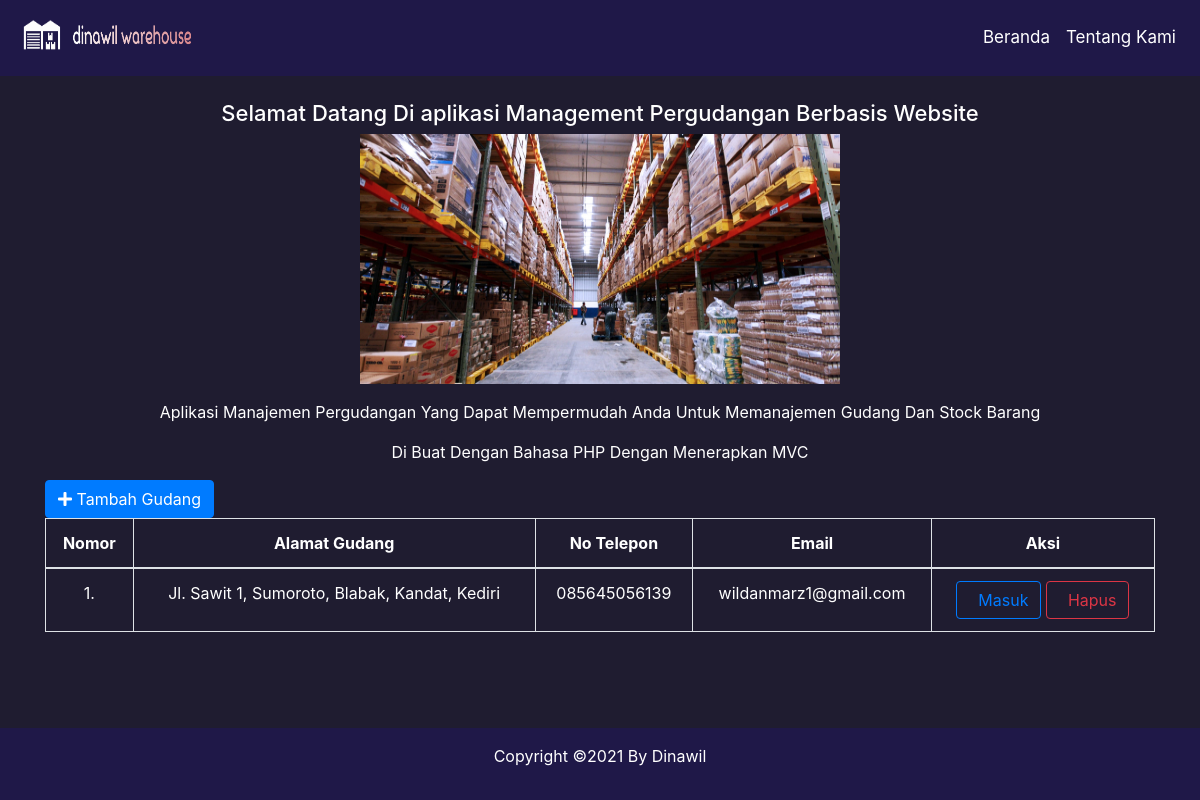
The page / on the database its author committed.
### tables this page shows
CREATE TABLE `bodegas` (
  `id` int(6) NOT NULL,
  `nomor` varchar(30) NOT NULL,
  `alamat` varchar(80) NOT NULL,
  `email` varchar(50) DEFAULT NULL,
  `telepon` varchar(20) DEFAULT NULL,
  `kontak` varchar(20) DEFAULT NULL,
  `kapasitas` varchar(20) DEFAULT NULL,
  `pendingin` int(1) DEFAULT 0,
  `pemanas` int(1) DEFAULT 0
);

### model/GenericModel.php (called while the page is built, shortened)
<?php
class GenericModel {
	protected $table = "";
    protected $conexion;
    public function __construct($conexion) {
		$this->conexion = $conexion;
    }
    public function getAll(){
        $consulta = $this->conexion->prepare("SELECT * FROM " . $this->table);
        $consulta->execute();
        $resultados = $consulta->fetchAll();
        $this->conexion = null;
        return $resultados;
    }
}
?>

### model/simpan.php (called while the page is built, shortened)
<?php
require_once  __DIR__ . "/GenericModel.php";
class Bodega extends GenericModel{
    public function __construct($conexion) {
        $this->table = TABLE_BODEGAS;
    }
}
?>

### core/koneksi.php (called while the page is built, shortened)
<?php
class Conectar{
    private $driver;
    private $host, $user, $pass, $database, $charset;
    public function __construct() {
        $this->driver=DB_DRIVER;
        $this->host=DB_HOST;
        $this->user=DB_USER;
        $this->pass=DB_PASS;
        $this->database=DB_DATABASE;
        $this->charset=DB_CHARSET;
    }
    public function conexion(){
        $bbdd = $this->driver .':host='. $this->host .  ';dbname=' . $this->database . ';charset=' . $this->charset;
        try {
            $connection = new PDO($bbdd, $this->user, $this->pass);
            $connection->setAttribute(PDO::ATTR_ERRMODE, PDO::ERRMODE_EXCEPTION);
            return $connection;
        } catch (PDOException $e) {
            throw new Exception('Ada Masalah dengan koneksi DB');
        }
    }
}
?>

### view/index.php (the view, shortened to what this page needs)
<?php include_once 'header.php';?>
    <body style="background-color: #1f1c30">
	<br>
	<h1>Selamat Datang Di aplikasi Management Pergudangan Berbasis Website</h1>
	<p><img src="./assets/gudang.jpg" width="480" height="250" class="d-inline-block align-top"></img></p>
	<p>Aplikasi Manajemen Pergudangan Yang Dapat Mempermudah Anda Untuk Memanajemen Gudang Dan Stock Barang</p>
	<p>Di Buat Dengan Bahasa PHP Dengan Menerapkan MVC</p>
        <div class="container">
          <a class="btn btn-primary btn-nueva" href="index.php?controller=bodega&action=nueva"><i class="fa fa-plus"></i>&nbsp;Tambah Gudang                                 </a>
          <table class="table table-bordered grocery-crud-table table-hover">
            <thead>
              <tr>
                <th>Nomor</th>
                <th>Alamat Gudang</th>
                <th>No Telepon</th>
                <th>Email</th>
                <th>Aksi</th>
              </tr>
            </thead>
            <tbody>
              <?php foreach($datos["bodegas"] as $bodega) { ?>
              <tr>
                <td>
                  <?php echo $bodega["nomor"]."."; ?>
                </td>
                <td>
                  <?php echo $bodega["alamat"]; ?>
                </td>
                <td>
                  <?php echo $bodega["telepon"]; ?>
                </td>
                <td>
                  <?php echo $bodega["email"]; ?>
                </td>
                <td>
                  <a class="btn btn-outline-primary" href="index.php?controller=bodega&action=detalle&id=<?php echo $bodega['id']; ?>"><i class="fa fa-sign-in" aria-hidden="true"></i>&nbsp;&nbsp;Masuk</a>
                  <a class="btn btn-outline-danger" href="index.php?controller=bodega&action=borrar&id=<?php echo $bodega['id'] ?>"><i class="fa fa-trash-o" aria-hidden="true"></i>&nbsp;&nbsp;Hapus</a> </td>
              </tr>
              <?php } ?>
            </tbody>
          </table>
          <?php include_once 'footer.php';?>

### view/header.php (style rules this page uses)
a { color: white; font-size: 17px; }

### view/index.php (style rules this page uses)
th { color: white; text-align: center; }
tbody { color: white; text-align: center; }
p { color: white; text-align: center; }
h1 { font-size: 22px; color: white; text-align: center; }

### view/footer.php (style rules this page uses)
a { color: white; }

### rows shown on the page
bodegas: nomor "1", alamat "Jl. Sawit 1, Sumoroto, Blabak, Kandat, Kediri", telepon "085645056139", email "wildanmarz1@gmail.com"
